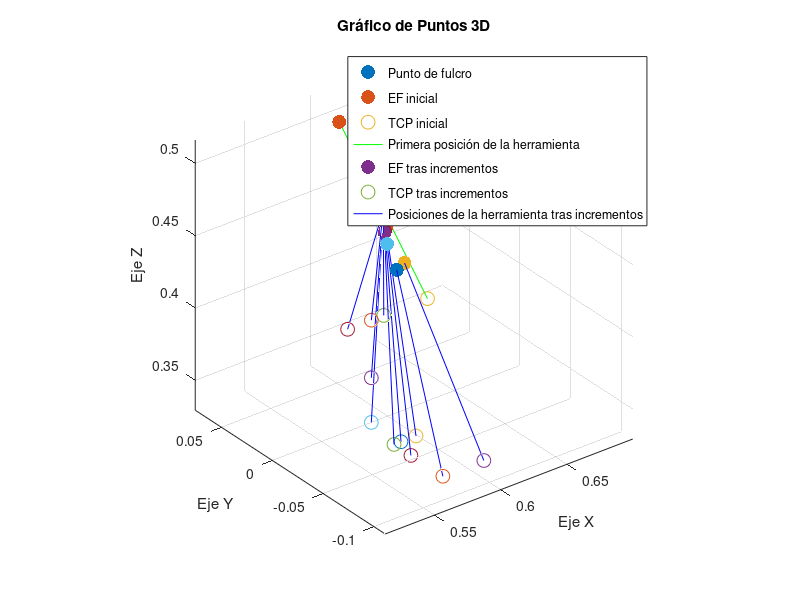

MATLAB code for this plot:
% Cargar los datos desde el archivo CSV
data = csvread('datos_robot.csv');

% Dividir los datos en coordenadas x, y, y z
x = data(:, 1);
y = data(:, 2);
z = data(:, 3);

% Crear una figura
figure;

% Dibujar el primer punto (Punto de fulcro) en rojo y relleno
scatter3(x(1), y(1), z(1), 100, 'ro', 'filled');
hold on;

% Dibujar el segundo punto (EF inicial) en verde y relleno
scatter3(x(2), y(2), z(2), 100, 'go', 'filled');
hold on;

% Dibujar el tercer punto (TCP inicial) en verde y sin relleno
scatter3(x(3), y(3), z(3), 100, 'go');
hold on;

% Unir el EF inicial y el TCP inicial con una línea verde
plot3(x(2:3), y(2:3), z(2:3), 'g-');
hold on;

% Inicializar colores y símbolos para los EF y TCP tras incrementos
colors = ['b'; 'b']; % Azul para EF tras incremento, sin relleno
symbols = ['o'; ''];  % 'o' para EF tras incremento, vacío para TCP tras incremento

% Recorrer los datos a partir del cuarto punto
for i = 4:2:length(x)
    % Dibujar el punto actual (EF tras incremento) en azul y relleno
    scatter3(x(i), y(i), z(i), 100, 'bo', 'filled');
    hold on;
    
    % Dibujar el punto siguiente (TCP tras incremento) en azul y sin relleno
    scatter3(x(i+1), y(i+1), z(i+1), 100, 'bo');
    hold on;
    
    % Unir el par de puntos actual con una línea azul
    plot3(x(i:i+1), y(i:i+1), z(i:i+1), 'b-');
end

% Etiquetas y título del gráfico
xlabel('Eje X');
ylabel('Eje Y');
zlabel('Eje Z');
title('Gráfico de Puntos 3D');

% Leyenda personalizada
legend('Punto de fulcro', 'EF inicial', 'TCP inicial', 'Primera posición de la herramienta', 'EF tras incrementos', 'TCP tras incrementos',  'Posiciones de la herramienta tras incrementos', 'Location', 'Best');

% Mostrar la cuadrícula
grid on;

% Mantener la relación de aspecto
axis equal;

% Finalizar la configuración del gráfico
hold off;
